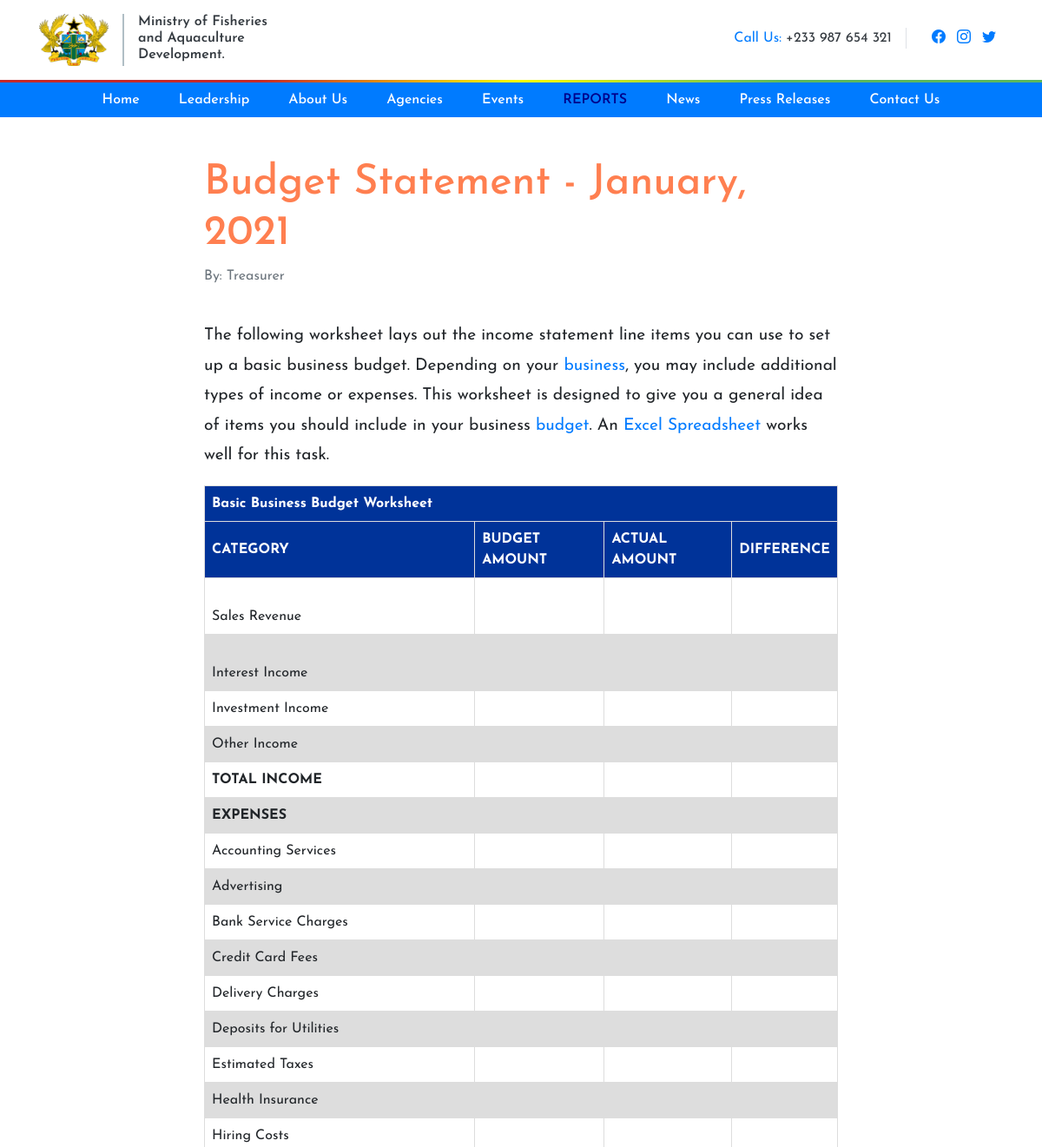
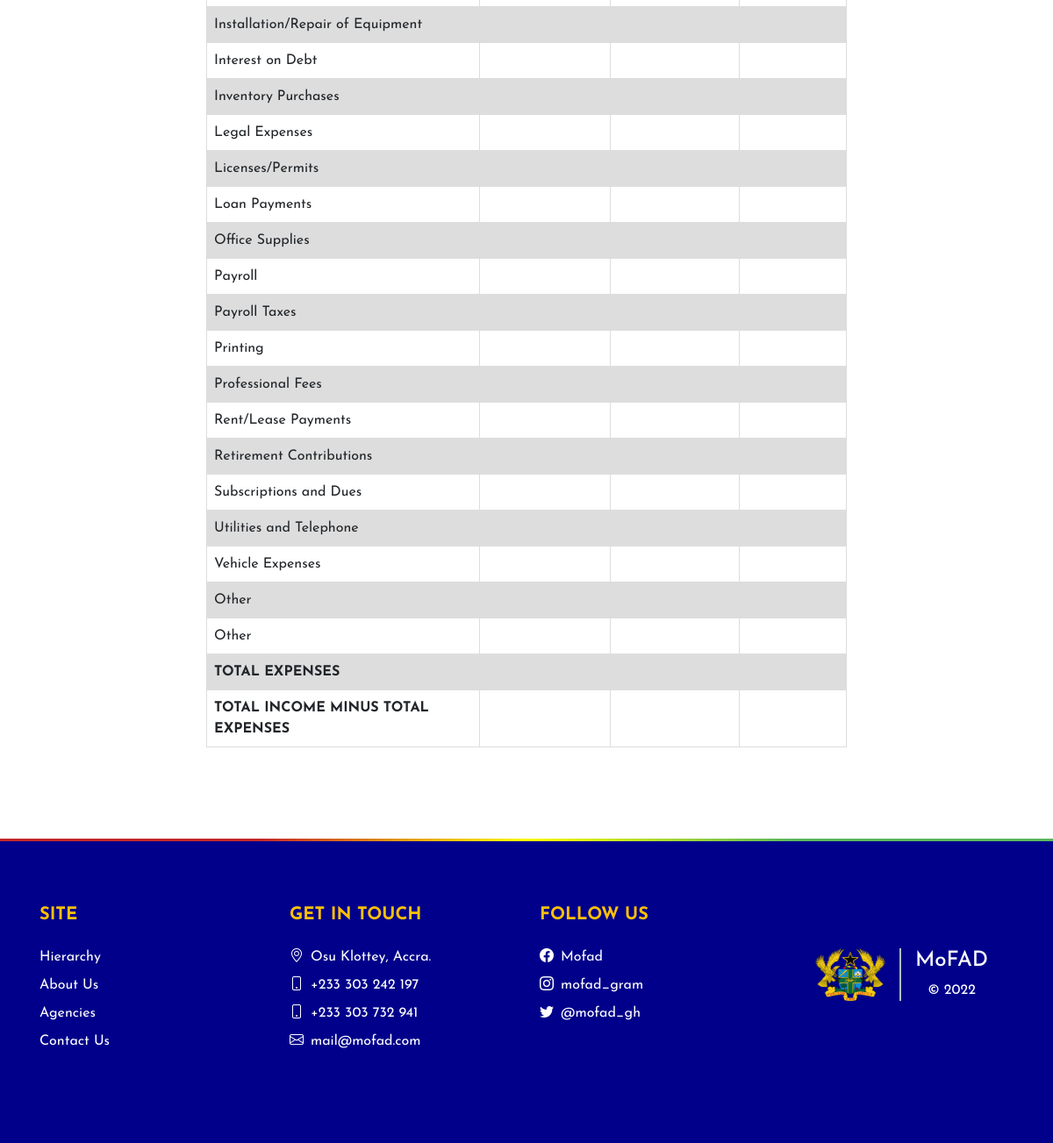
The page /reports/budget-statement-jan-2021 on the database its author committed (2 pictures, top to bottom).
### archives/models.py (models this page shows, shortened)
class Report(models.Model):
    REPORT_TYPE = (
        ("Financial statement", "Financial statement"),
        ("Research report", "Research report"),
        ("Developmental report", "Developmental report"),
    )
    type = models.CharField(choices=REPORT_TYPE, default="Budget", max_length=25)
    date = models.DateTimeField(default=timezone.now)
    time = models.TimeField(default=timezone.now)
    text = RichTextUploadingField()
    by = models.CharField(default="", max_length=80)
    slug = models.SlugField(default="Will-be-added-when-saved")
    def __str__(self):
        return (
            self.type
            + " - "
            + self.date.strftime("%B")
            + ", "
            + self.date.strftime("%Y")
        )
    class Meta:
        ordering = ["-date"]

### archives/views.py (the view)
# urls.py: path("reports/<slug:slug>", views.ReportDetailView.as_view(), name="report-detail"),
class ReportDetailView(generic.DetailView):
    model = Report
    template_name = "archives/report_detail.html"
    context_object_name = "report"

### archives/templates/archives/report_detail.html (shortened to what this page needs)
{% extends 'base.html' %}
{% block menu-reports %}menu-active{% endblock menu-reports %}
{% block content %}
<section>
    <div class="container">
        <div class="row justify-content-center my-5">
            <div class="col-12 col-md-8">
                <h1 class="post-title">{{report}}</h1>
                <p class="text-muted">By: {{report.by}}</p>
                <div class="post-text my-4 pb-3">
                    <p>{{report.text|safe}}</p>
                </div>
            </div>
        </div>
    </div>
</section>
{% endblock content %}

### static/css/main.css (style rules this page uses)
html, body { margin: 0; padding: 0; font-family: "Josefin Sans", sans-serif !important; box-sizing: border-box; scroll-behavior: smooth !important; background-color: #fff; }
a { text-decoration: none !important; }
.post-title { font-size: 3rem !important; color: coral; }
.post-text { overflow-x: auto !important; scrollbar-width: none !important; }
.post-text p { font-size: 1.2rem; line-height: 1.8 !important; }
table { border-collapse: collapse; width: 100%; }
td, th { border: 1px solid #dddddd; text-align: left; padding: 8px; }
tr:nth-child(even) { background-color: #dddddd; }
th { background-color: #003399 !important; color: white !important; }

### rows shown on the page
Report: type+date "Budget Statement - January, 2021", by "Treasurer", text "The following worksheet lays out the income statement line items you can use to set up a basic business budget. Depending on your business , you may include additional types of income or expenses. This worksheet is designed to give you a general idea of items you should include in your business budget . An Excel Spreadsheet works well for this task. Basic Business Budget Worksheet CATEGORY BUDGET AMOUNT ACTUAL AMOUNT DIFFERENCE Sales Revenue Interest Income Investment Income Other Income TOTAL INCOME EXPENSES Accounting Services Advertising Bank Service Charges Credit Card Fees Delivery Charges Deposits for Utilities Estimated Taxes Health Insurance Hiring Costs Installation/Repair of…"
